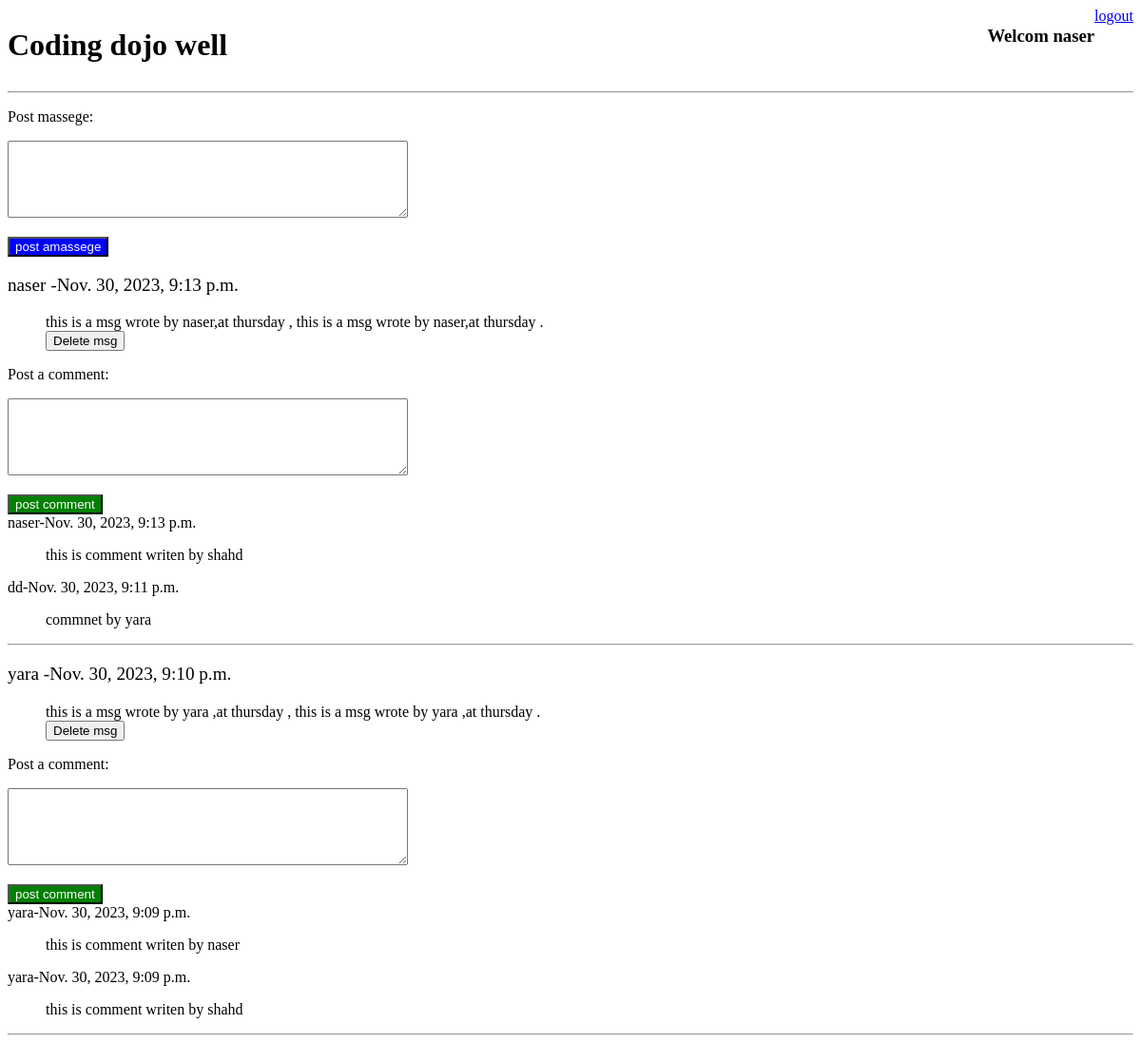
The page /suc (signed in) on the database its author committed.
### app/models.py (models this page shows, shortened)
class Msg (models.Model):
    massege=models.TextField()
    user=models.ForeignKey(User,related_name="msgs" ,on_delete=models.CASCADE)
    created_at=models.DateTimeField(auto_now_add=True)
    updated_at=models.DateTimeField(auto_now=True)

class User (models.Model):
    first_name=models.CharField(max_length=255)
    Last_name=models.CharField(max_length=255)
    email=models.CharField(max_length=255)
    password=models.CharField(max_length=255)
    created_at=models.DateTimeField(auto_now_add=True)
    updated_at=models.DateTimeField(auto_now=True)
    objects=UserManager()

class Comment (models.Model):
    Comment=models.TextField()
    user=models.ForeignKey(User,related_name="comments" ,on_delete=models.CASCADE)
    msg=models.ForeignKey(Msg,related_name="comments" ,on_delete=models.CASCADE)
    created_at=models.DateTimeField(auto_now_add=True)
    updated_at=models.DateTimeField(auto_now=True)

### app/views.py (the view)
# urls.py: path('suc',views.succses),
def succses(request):
    if 'user' not in request.session:
        messages.error(request ,"you must log in first !")
        return redirect('/')
    context={
        'oneuser':User.objects.get(id=int(request.session['user'])),
        'allmsg':Msg.objects.all().order_by("-id"),
    }
    return render(request,'wall.html',context)

### app/templates/wall.html (shortened to what this page needs)
<!DOCTYPE html>
<html lang="en">
<head>
   {% load static %}
    <link rel="stylesheet" href="{% static 'style.css' %}">
</head>
<body>
    <div class="stylehead">
        <h1> Coding dojo well </h1>
        <div class="stylehead">
            <div >
        <h3> Welcom {{request.session.name}}</h3>
        </div>
        <div>
        <a href="/logout"> logout</a>
        </div>
        </div>
    </div>
     <hr>
     <form method="post" action="/addmsg">
        <p> Post massege: </p>
        <p> <textarea name="msg" cols="50" rows="5"> </textarea></p>
        <input type="submit" value="post amassege" class="msg">
     </form>
{% for msg in allmsg %}
<p style="font-size: larger;">{{msg.user.first_name}} -{{msg.created_at}} </p>
 <ul >{{msg.massege}}
     <form method="post" action="/del/{{msg.id}}">
    <input type="submit" value="Delete msg" >
 </form> </ul>
 <form method="post" action="/com/{{msg.id}}">
    <p> Post a comment: </p>
    <p> <textarea name="com" cols="50" rows="5"> </textarea></p>
    <input type="submit" value="post comment" class="com">
 </form>
 {% for com in msg.comments.all %}
{{com.user.first_name}}-{{com.user.created_at}}
<ol > {{com.Comment}} </ol>
{% endfor %}
<hr>
{% endfor %}
</body>
</html>

### app/static/style.css (style rules this page uses)
.stylehead { display: flex; justify-content: space-between; }
.msg { color: white; background-color: blue; }
.com { color: white; background-color:green; }

### rows shown on the page
Msg: user.first_name "naser", created_at "Nov. 30, 2023, 9:13 p.m.", massege "this is a msg wrote by naser,at thursday , this is a msg wrote by naser,at thursday ."
Comment: user.first_name "naser", user.created_at "Nov. 30, 2023, 9:13 p.m.", Comment "this is comment writen by shahd"
Comment: user.first_name "dd", user.created_at "Nov. 30, 2023, 9:11 p.m.", Comment "commnet by yara"
Msg: user.first_name "yara", created_at "Nov. 30, 2023, 9:10 p.m.", massege "this is a msg wrote by yara ,at thursday , this is a msg wrote by yara ,at thursday ."
Comment: user.first_name "yara", user.created_at "Nov. 30, 2023, 9:09 p.m.", Comment "this is comment writen by naser"
Comment: user.first_name "yara", user.created_at "Nov. 30, 2023, 9:09 p.m.", Comment "this is comment writen by shahd"

### other values the page prints
{{ request.session.name }} "naser"
